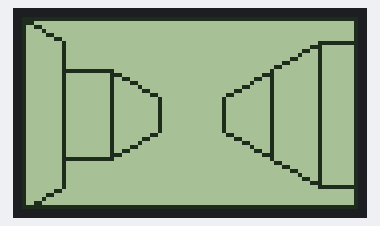
Recording of a sketch running on a simulated Arduino Uno, built with avr-gcc and run on an emulated ATmega328P. Shown: 84×48 one-colour display.

Above: at 0.23 s.
At 5.0 s:
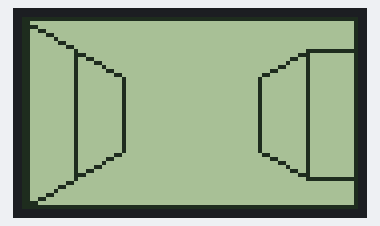
At 9.51 s:
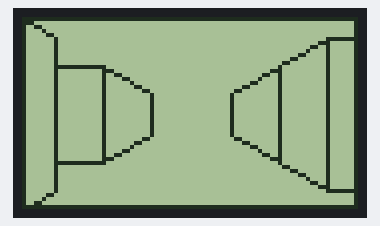
At 18.8 s:
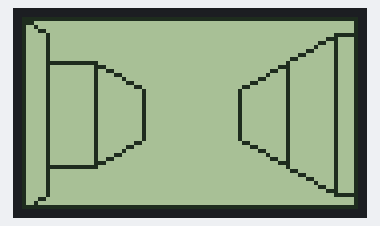
At 29.32 s:
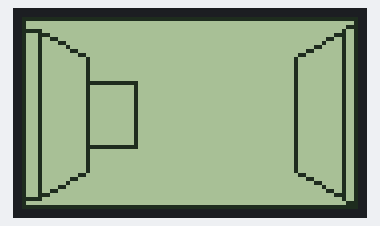
At 39.84 s:
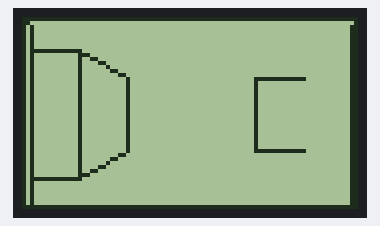

The sketch:

_3D_Maze_05b.ino
```cpp
// Arduino 3D Maze v0.0 by Hari Wiguna, 2016
// v0.4 - Draws real maze
// v0.5 - Move forward

#include "U8glib.h"
U8GLIB_PCD8544 u8g(13, 11, 9, 8, 10); // SPI Com: SCK = 13, MOSI = 11, CS = 9, A0/DataCommand = 8, Reset = 10

#include "Point.h"
#include "Debug.h"

//=== Preferences ==
int potPin = A0;

//== Screen ==
u8g_uint_t screenWidth, screenHeight;
u8g_uint_t screenHalfWidth, screenHalfHeight;

//== 3D calculations ==
u8g_uint_t hInset;
float ratio;
u8g_uint_t shift;
u8g_uint_t x0, y0;
Point corners[5][4];
const int steps = 3; // todo

//== Animation ==
unsigned long timeToMove;
unsigned long timeToDebug;
u8g_uint_t zoom = 0;
u8g_uint_t zoomSpeed = 1;

//== Maze ==
byte maze[][1] = {
  {B01110000},
  {B00000000},
  {B01010000},
  {B01000000},
  {B00000000},
  {B01010000},
  {B00010000},
  {B01000000},
};
u8g_uint_t youCol=2, youRow=7, rowDir=-1;

void XToCorners(u8g_uint_t x, Point* points) {
  u8g_uint_t y = (u8g_uint_t)(1.0 * x * ratio);
  points[0].Set(x0 - x, y0 - y); // 0 = top left
  points[1].Set(x0 + x, y0 - y); // 1 = top right
  points[2].Set(x0 + x, y0 + y); // 2 = bottom right
  points[3].Set(x0 - x, y0 + y); // 3 = bottom left
}

void DrawWalls(Point* outer, Point* inner, byte col, byte row)
{
  bool hasLeftSideWall   = bitRead(maze[row][0], 7 - (col - 1));
  bool hasFrontWall      = bitRead(maze[row][0], 7 - col);
  bool hasRightSideWall  = bitRead(maze[row][0], 7 - (col + 1));
  bool hasLeftFrontWall  = bitRead(maze[row - 1][0], 7 - (col - 1));
  bool hasBackWall       = bitRead(maze[row - 1][0], 7 - col);
  bool hasRightFrontWall = bitRead(maze[row - 1][0], 7 - (col + 1));

  //-- Left Side Wall --
  if (hasLeftSideWall) {
    u8g.drawLine(outer[0].X, outer[0].Y, inner[0].X, inner[0].Y);
    u8g.drawLine(inner[0].X, inner[0].Y, inner[3].X, inner[3].Y);
    u8g.drawLine(inner[3].X, inner[3].Y, outer[3].X, outer[3].Y);
  }
  else
  {
    //-- No Left Wall --
    if (hasLeftFrontWall) {
      u8g.drawLine(outer[0].X, inner[0].Y, inner[0].X, inner[0].Y);
      u8g.drawLine(inner[0].X, inner[0].Y, inner[3].X, inner[3].Y);
      u8g.drawLine(inner[3].X, inner[3].Y, outer[3].X, inner[3].Y);
    }
  }

  //-- Front wall --
  if (hasFrontWall) {
    u8g.drawLine(outer[0].X, outer[0].Y, outer[1].X, outer[1].Y);
    u8g.drawLine(outer[1].X, outer[1].Y, outer[2].X, outer[2].Y);
    u8g.drawLine(outer[2].X, outer[2].Y, outer[3].X, outer[3].Y);
    u8g.drawLine(outer[3].X, outer[3].Y, outer[0].X, outer[0].Y);
  } else
  {
    if (hasBackWall) {
      u8g.drawLine(inner[0].X, inner[0].Y, inner[1].X, inner[1].Y);
      u8g.drawLine(inner[1].X, inner[1].Y, inner[2].X, inner[2].Y);
      u8g.drawLine(inner[2].X, inner[2].Y, inner[3].X, inner[3].Y);
      u8g.drawLine(inner[3].X, inner[3].Y, inner[0].X, inner[0].Y);
    }
  }

  //-- Right Side Wall --
  if (hasRightSideWall) {
    u8g.drawLine(outer[1].X, outer[1].Y, inner[1].X, inner[1].Y);
    u8g.drawLine(inner[1].X, inner[1].Y, inner[2].X, inner[2].Y);
    u8g.drawLine(inner[2].X, inner[2].Y, outer[2].X, outer[2].Y);
  }
  else
  {
    //-- No Right Wall --
    if (hasRightFrontWall) {
      u8g.drawLine(outer[1].X, inner[1].Y, inner[1].X, inner[1].Y);
      u8g.drawLine(inner[1].X, inner[1].Y, inner[2].X, inner[2].Y);
      u8g.drawLine(inner[2].X, inner[2].Y, outer[2].X, inner[2].Y);
    }
  }
}

void DrawMaze()
{
    if (millis() > timeToMove) {
       zoom += zoomSpeed;
       if (zoom>=hInset)
       {
        zoom=0;
        youRow += rowDir;
        if (youRow<1) {youRow=7; }
        //if (youRow>7) {youRow=7; rowDir=-1; zoomSpeed=+1;}
       }

      XToCorners(screenHalfWidth - hInset * 0       , corners[0]);
      XToCorners(screenHalfWidth - hInset * 1 + zoom, corners[1]);
      XToCorners(screenHalfWidth - hInset * 2 + zoom, corners[2]);
      XToCorners(screenHalfWidth - hInset * 3 + zoom, corners[3]);

      timeToMove = millis() + 100;
    }

  u8g.drawFrame(0, 0, screenWidth, screenHeight);

  DrawWalls(corners[0], corners[1], youCol, youRow);
  DrawWalls(corners[1], corners[2], youCol, youRow-1);
  DrawWalls(corners[2], corners[3], youCol, youRow-2);
}

void setup(void) {
  Serial.begin(9600);
  u8g.setRot180();  // flip screen
  screenWidth = u8g.getWidth();
  screenHeight = u8g.getHeight();
  x0 = screenHalfWidth = screenWidth / 2;
  y0 = screenHalfHeight = screenHeight / 2;

  hInset = screenWidth / 7;
  ratio = 1.0 * screenHalfHeight / screenHalfWidth;
}

void loop(void) {
  u8g.firstPage();
  do {
    DrawMaze();
  } while ( u8g.nextPage() );
}
```

Debug.h
```cpp
void Debug(String label, u8g_uint_t value)
{
  Serial.print(label);
  Serial.print("=");
  Serial.println(value);
}

void DebugPoint(String label, Point point)
{
  Serial.print(label);
  Serial.print("=(");
  Serial.print(point.X);
  Serial.print(",");
  Serial.print(point.Y);
  Serial.println(")");
}
```

Point.cpp
```cpp
#include "U8glib.h"
#include "Point.h"

void Point::Set(u8g_uint_t x, u8g_uint_t y)
{
  X = x;
  Y = y;
}
```

Point.h
```cpp
#ifndef Point_h
#define Point_h

#include "U8glib.h"

class Point
{
  public:
    void Set(u8g_uint_t x, u8g_uint_t y);
    u8g_uint_t X;
    u8g_uint_t Y;
};

#endif
```
